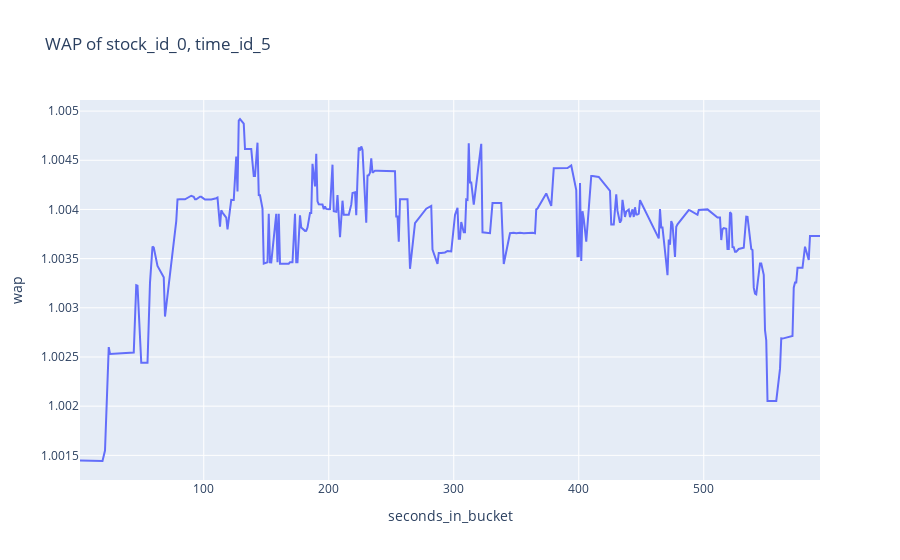

Notebook source saved alongside this figure:
### Code cell
fig = px.line(book_example, x="seconds_in_bucket", y="wap", title='WAP of stock_id_0, time_id_5')
fig.show()

### Figure 1 — Plotly figure (JSON) as saved in the notebook; plotly's stock layout.template omitted (floating-point values rounded to 4 significant figures; data arrays with more than 128 entries replaced by an {"elided": "..."} marker saying what was removed)
{"data": [{"hovertemplate": "seconds_in_bucket=%{x}<br>wap=%{y}<extra></extra>", "legendgroup": "", "line": {"color": "#636efa", "dash": "solid"}, "mode": "lines", "name": "", "orientation": "v", "showlegend": false, "type": "scatter", "x": {"elided": "301 int values"}, "xaxis": "x", "y": {"elided": "301 float values"}, "yaxis": "y"}], "layout": {"legend": {"tracegroupgap": 0}, "title": {"text": "WAP of stock_id_0, time_id_5"}, "xaxis": {"anchor": "y", "domain": [0, 1], "title": {"text": "seconds_in_bucket"}}, "yaxis": {"anchor": "x", "domain": [0, 1], "title": {"text": "wap"}}}}
